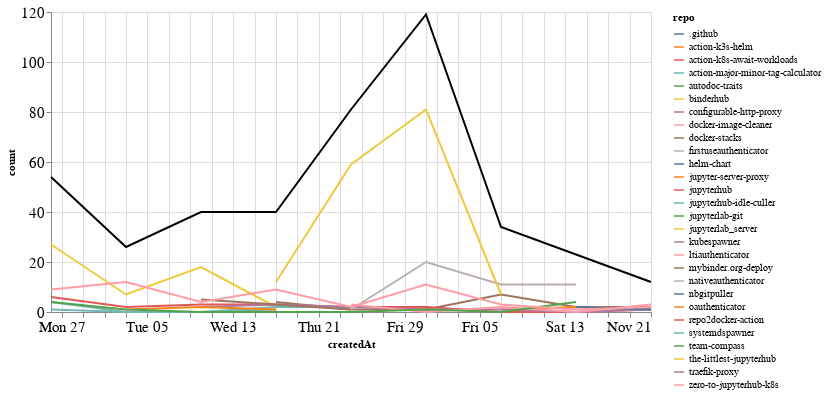

Notebook source saved alongside this figure:
### Markdown cell above
### Comments

### Code cell
comments_time = comments.groupby('repo').resample('W', on='createdAt').count()['author'].reset_index()
comments_time = comments_time.rename(columns={'author': 'count'})
comments_time_total = comments_time.groupby('createdAt').agg({"count": "sum"}).reset_index()
ch1 = alt.Chart(comments_time, width=600).mark_line().encode(
    x='createdAt',
    y='count',
    color='repo',
    tooltip="repo"
)

ch2 = alt.Chart(comments_time_total, width=600).mark_line(color="black").encode(
    x='createdAt',
    y='count',
)

ch1 + ch2

### Figure 1 — Vega-Lite specification as saved in the notebook (floating-point values rounded to 4 significant figures)
{"config": {"axisLeft": {"labelFontSize": 15}, "axisBottom": {"labelFontSize": 15}}, "layer": [{"data": {"name": "data-0b001c6a88eaa4d3974bb83e39c9f108"}, "mark": "line", "encoding": {"color": {"type": "nominal", "field": "repo"}, "tooltip": {"type": "nominal", "field": "repo"}, "x": {"type": "temporal", "field": "createdAt"}, "y": {"type": "quantitative", "field": "count"}}, "width": 600}, {"data": {"name": "data-d3d5fdd64eb0eff923ff1476ce12eec0"}, "mark": {"type": "line", "color": "black"}, "encoding": {"x": {"type": "temporal", "field": "createdAt"}, "y": {"type": "quantitative", "field": "count"}}, "width": 600}], "$schema": "https://vega.github.io/schema/vega-lite/v4.8.1.json", "datasets": {"data-0b001c6a88eaa4d3974bb83e39c9f108": [{"repo": ".github", "createdAt": "2021-10-24T00:00:00", "count": 1}, {"repo": "action-k3s-helm", "createdAt": "2021-10-10T00:00:00", "count": 5}, {"repo": "action-k8s-await-workloads", "createdAt": "2021-11-21T00:00:00", "count": 1}, {"repo": "action-major-minor-tag-calculator", "createdAt": "2021-09-26T00:00:00", "count": 4}, {"repo": "action-major-minor-tag-calculator", "createdAt": "2021-10-03T00:00:00", "count": 0}, {"repo": "action-major-minor-tag-calculator", "createdAt": "2021-10-10T00:00:00", "count": 0}, {"repo": "action-major-minor-tag-calculator", "createdAt": "2021-10-17T00:00:00", "count": 1}, {"repo": "autodoc-traits", "createdAt": "2021-10-24T00:00:00", "count": 1}, {"repo": "binderhub", "createdAt": "2021-09-26T00:00:00", "count": 27}, {"repo": "binderhub", "createdAt": "2021-10-03T00:00:00", "count": 7}, {"repo": "binderhub", "createdAt": "2021-10-10T00:00:00", "count": 18}, {"repo": "binderhub", "createdAt": "2021-10-17T00:00:00", "count": 2}, {"repo": "configurable-http-proxy", "createdAt": "2021-11-14T00:00:00", "count": 1}, {"repo": "docker-image-cleaner", "createdAt": "2021-09-26T00:00:00", "count": 3}, {"repo": "docker-stacks", "createdAt": "2021-10-17T00:00:00", "count": 4}, {"repo": "docker-stacks", "createdAt": "2021-10-24T00:00:00", "count": 1}, {"repo": "docker-stacks", "createdAt": "2021-10-31T00:00:00", "count": 1}, {"repo": "docker-stacks", "createdAt": "2021-11-07T00:00:00", "count": 7}, {"repo": "docker-stacks", "createdAt": "2021-11-14T00:00:00", "count": 2}, {"repo": "docker-stacks", "createdAt": "2021-11-21T00:00:00", "count": 2}, {"repo": "firstuseauthenticator", "createdAt": "2021-10-31T00:00:00", "count": 2}, {"repo": "helm-chart", "createdAt": "2021-10-10T00:00:00", "count": 1}, {"repo": "jupyter-server-proxy", "createdAt": "2021-11-07T00:00:00", "count": 1}, {"repo": "jupyter-server-proxy", "createdAt": "2021-11-14T00:00:00", "count": 2}, {"repo": "jupyter-server-proxy", "createdAt": "2021-11-21T00:00:00", "count": 1}, {"repo": "jupyterhub", "createdAt": "2021-09-26T00:00:00", "count": 6}, {"repo": "jupyterhub", "createdAt": "2021-10-03T00:00:00", "count": 2}, {"repo": "jupyterhub", "createdAt": "2021-10-10T00:00:00", "count": 3}, {"repo": "jupyterhub", "createdAt": "2021-10-17T00:00:00", "count": 3}, {"repo": "jupyterhub", "createdAt": "2021-10-24T00:00:00", "count": 2}, {"repo": "jupyterhub", "createdAt": "2021-10-31T00:00:00", "count": 2}, {"repo": "jupyterhub", "createdAt": "2021-11-07T00:00:00", "count": 0}, {"repo": "jupyterhub", "createdAt": "2021-11-14T00:00:00", "count": 0}, {"repo": "jupyterhub", "createdAt": "2021-11-21T00:00:00", "count": 1}, {"repo": "jupyterhub-idle-culler", "createdAt": "2021-09-26T00:00:00", "count": 1}, {"repo": "jupyterhub-idle-culler", "createdAt": "2021-10-03T00:00:00", "count": 0}, {"repo": "jupyterhub-idle-culler", "createdAt": "2021-10-10T00:00:00", "count": 0}, {"repo": "jupyterhub-idle-culler", "createdAt": "2021-10-17T00:00:00", "count": 2}, {"repo": "jupyterhub-idle-culler", "createdAt": "2021-10-24T00:00:00", "count": 2}, {"repo": "jupyterlab-git", "createdAt": "2021-10-03T00:00:00", "count": 2}, {"repo": "jupyterlab_server", "createdAt": "2021-10-03T00:00:00", "count": 1}, {"repo": "kubespawner", "createdAt": "2021-10-10T00:00:00", "count": 2}, {"repo": "kubespawner", "createdAt": "2021-10-17T00:00:00", "count": 3}, {"repo": "kubespawner", "createdAt": "2021-10-24T00:00:00", "count": 2}, {"repo": "kubespawner", "createdAt": "2021-10-31T00:00:00", "count": 1}, {"repo": "kubespawner", "createdAt": "2021-11-07T00:00:00", "count": 1}, {"repo": "kubespawner", "createdAt": "2021-11-14T00:00:00", "count": 0}, {"repo": "kubespawner", "createdAt": "2021-11-21T00:00:00", "count": 1}, {"repo": "ltiauthenticator", "createdAt": "2021-10-24T00:00:00", "count": 3}, {"repo": "ltiauthenticator", "createdAt": "2021-10-31T00:00:00", "count": 0}, {"repo": "ltiauthenticator", "createdAt": "2021-11-07T00:00:00", "count": 2}, {"repo": "ltiauthenticator", "createdAt": "2021-11-14T00:00:00", "count": 0}, {"repo": "ltiauthenticator", "createdAt": "2021-11-21T00:00:00", "count": 3}, {"repo": "mybinder.org-deploy", "createdAt": "2021-10-10T00:00:00", "count": 5}, {"repo": "mybinder.org-deploy", "createdAt": "2021-10-17T00:00:00", "count": 3}, {"repo": "mybinder.org-deploy", "createdAt": "2021-10-24T00:00:00", "count": 1}, {"repo": "nativeauthenticator", "createdAt": "2021-10-24T00:00:00", "count": 1}, {"repo": "nativeauthenticator", "createdAt": "2021-10-31T00:00:00", "count": 20}, {"repo": "nativeauthenticator", "createdAt": "2021-11-07T00:00:00", "count": 11}, {"repo": "nativeauthenticator", "createdAt": "2021-11-14T00:00:00", "count": 11}, {"repo": "nbgitpuller", "createdAt": "2021-11-14T00:00:00", "count": 2}, {"repo": "nbgitpuller", "createdAt": "2021-11-21T00:00:00", "count": 1}, {"repo": "oauthenticator", "createdAt": "2021-10-03T00:00:00", "count": 1}, {"repo": "oauthenticator", "createdAt": "2021-10-10T00:00:00", "count": 2}, {"repo": "oauthenticator", "createdAt": "2021-10-17T00:00:00", "count": 1}, {"repo": "repo2docker-action", "createdAt": "2021-11-07T00:00:00", "count": 2}, {"repo": "systemdspawner", "createdAt": "2021-10-24T00:00:00", "count": 3}, {"repo": "team-compass", "createdAt": "2021-09-26T00:00:00", "count": 4}, {"repo": "team-compass", "createdAt": "2021-10-03T00:00:00", "count": 1}, {"repo": "team-compass", "createdAt": "2021-10-10T00:00:00", "count": 0}, {"repo": "team-compass", "createdAt": "2021-10-17T00:00:00", "count": 0}, {"repo": "team-compass", "createdAt": "2021-10-24T00:00:00", "count": 0}, {"repo": "team-compass", "createdAt": "2021-10-31T00:00:00", "count": 1}, {"repo": "team-compass", "createdAt": "2021-11-07T00:00:00", "count": 0}, {"repo": "team-compass", "createdAt": "2021-11-14T00:00:00", "count": 4}, {"repo": "the-littlest-jupyterhub", "createdAt": "2021-10-17T00:00:00", "count": 12}, {"repo": "the-littlest-jupyterhub", "createdAt": "2021-10-24T00:00:00", "count": 59}, {"repo": "the-littlest-jupyterhub", "createdAt": "2021-10-31T00:00:00", "count": 81}, {"repo": "the-littlest-jupyterhub", "createdAt": "2021-11-07T00:00:00", "count": 7}, {"repo": "traefik-proxy", "createdAt": "2021-10-24T00:00:00", "count": 3}, {"repo": "zero-to-jupyterhub-k8s", "createdAt": "2021-09-26T00:00:00", "count": 9}, {"repo": "zero-to-jupyterhub-k8s", "createdAt": "2021-10-03T00:00:00", "count": 12}, {"repo": "zero-to-jupyterhub-k8s", "createdAt": "2021-10-10T00:00:00", "count": 4}, {"repo": "zero-to-jupyterhub-k8s", "createdAt": "2021-10-17T00:00:00", "count": 9}, {"repo": "zero-to-jupyterhub-k8s", "createdAt": "2021-10-24T00:00:00", "count": 2}, {"repo": "zero-to-jupyterhub-k8s", "createdAt": "2021-10-31T00:00:00", "count": 11}, {"repo": "zero-to-jupyterhub-k8s", "createdAt": "2021-11-07T00:00:00", "count": 3}, {"repo": "zero-to-jupyterhub-k8s", "createdAt": "2021-11-14T00:00:00", "count": 1}, {"repo": "zero-to-jupyterhub-k8s", "createdAt": "2021-11-21T00:00:00", "count": 2}], "data-d3d5fdd64eb0eff923ff1476ce12eec0": [{"createdAt": "2021-09-26T00:00:00", "count": 54}, {"createdAt": "2021-10-03T00:00:00", "count": 26}, {"createdAt": "2021-10-10T00:00:00", "count": 40}, {"createdAt": "2021-10-17T00:00:00", "count": 40}, {"createdAt": "2021-10-24T00:00:00", "count": 81}, {"createdAt": "2021-10-31T00:00:00", "count": 119}, {"createdAt": "2021-11-07T00:00:00", "count": 34}, {"createdAt": "2021-11-14T00:00:00", "count": 23}, {"createdAt": "2021-11-21T00:00:00", "count": 12}]}}
